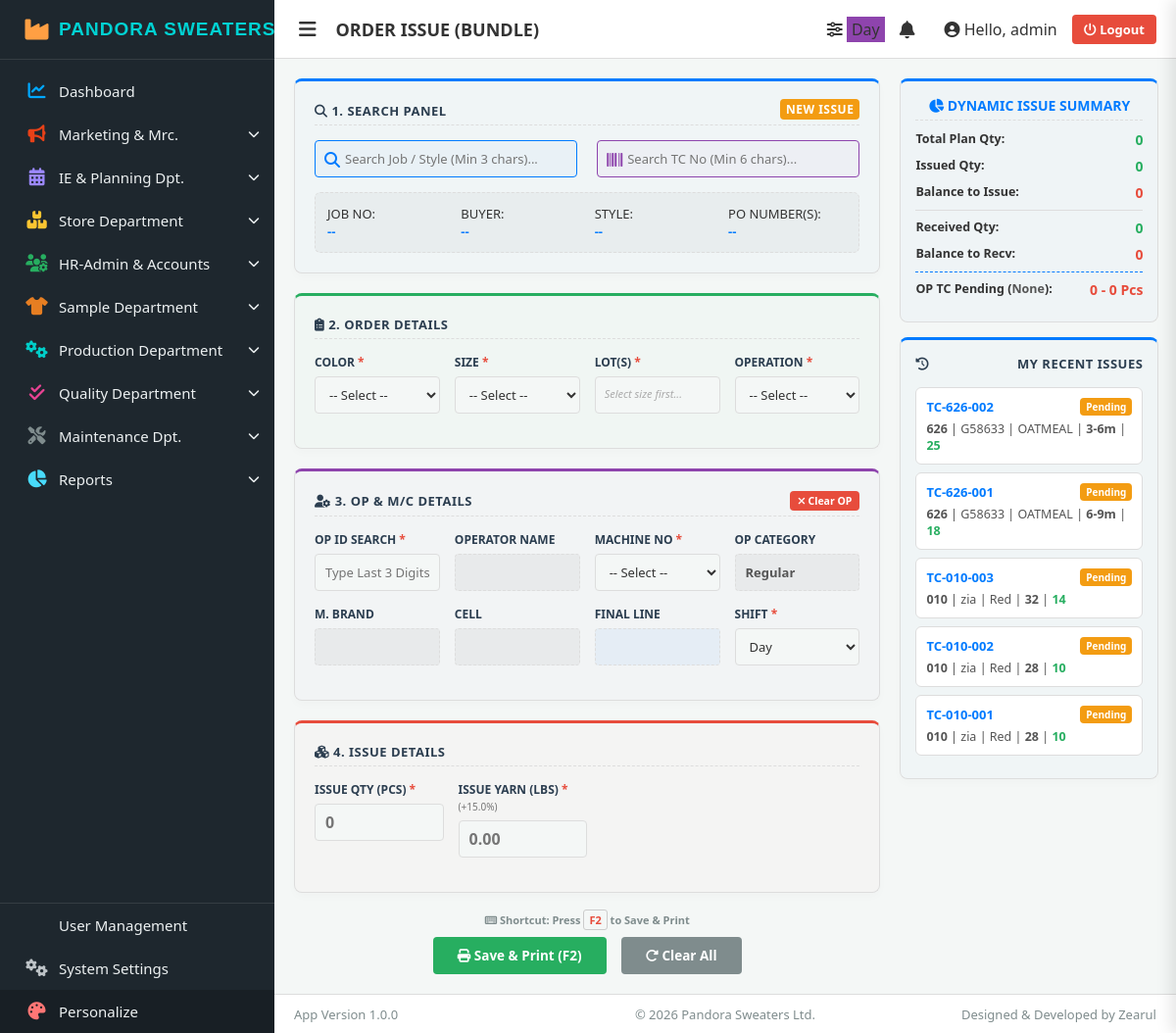
The page /production/knitting/order-issue/ (signed in) on the database as committed earlier.
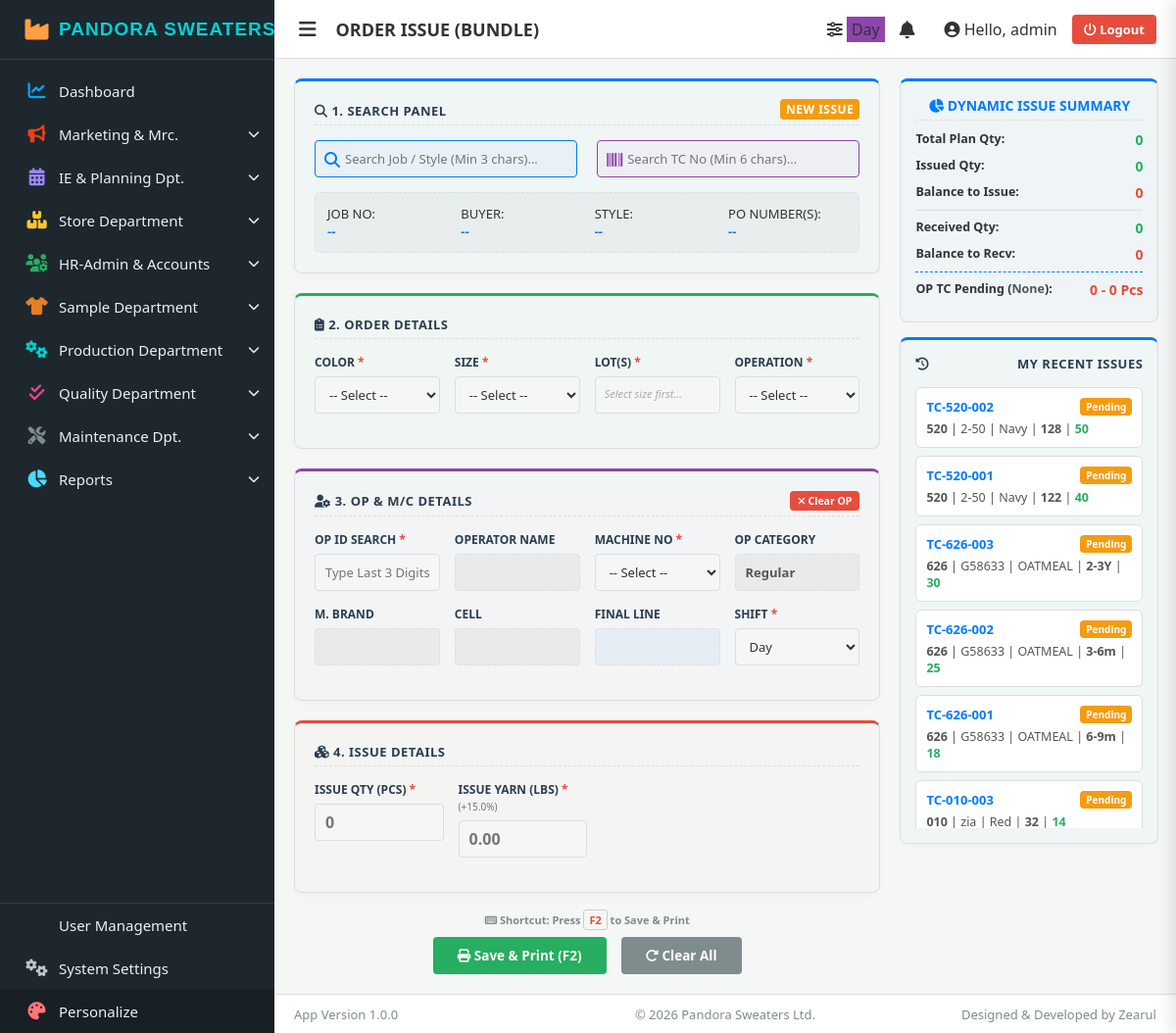
The same page on the database as committed later.
### core/models.py (models this page shows, shortened)
class KnittingIssue(models.Model):
    system_id = models.CharField(max_length=20, unique=True)
    tc_no = models.CharField(max_length=50, unique=True) # Format: TC-102-001
    job_no = models.CharField(max_length=50)
    buyer_name = models.CharField(max_length=100)
    style_no = models.CharField(max_length=100)
    po_no = models.CharField(max_length=100)
    color = models.CharField(max_length=100)
    size = models.CharField(max_length=50)
    lot = models.CharField(max_length=100)
    operation = models.CharField(max_length=100)
    operator = models.ForeignKey(Operator, on_delete=models.SET_NULL, null=True, blank=True)
    machine_no = models.CharField(max_length=50, blank=True, null=True)
    line = models.CharField(max_length=100, blank=True, null=True)
    shift = models.CharField(max_length=20, default='Day')
    issue_qty = models.IntegerField(default=0)
    issue_weight_lbs = models.DecimalField(max_digits=10, decimal_places=2, default=0)
    status = models.CharField(max_length=20, default='Pending') # Pending, Received, Deleted
    delete_reason = models.TextField(blank=True, null=True)
    print_count = models.IntegerField(default=0)
    issued_by = models.ForeignKey(User, on_delete=models.SET_NULL, null=True)
    created_at = models.DateTimeField(auto_now_add=True)
    updated_at = models.DateTimeField(auto_now=True)

### core/views/production/order_issue_views.py (the view)
# urls.py: path('production/knitting/order-issue/', order_issue_entry_view, name='order_issue_entry'),
@login_required(login_url='login')
def order_issue_entry_view(request):
    recent_issues = KnittingIssue.objects.filter(issued_by=request.user).order_by('-id')[:15]
    brand_setting = AppSetting.objects.filter(key='machine_brands').first()
    brands = [b.strip() for b in brand_setting.value.split(',')] if brand_setting else ['Shima', 'Stoll', 'Cixing']
    allowance_setting = AppSetting.objects.filter(key='issue_yarn_allowance_pct').first()
    yarn_allowance = float(allowance_setting.value) if allowance_setting and allowance_setting.value else 2.0
    context = {
        'recent_issues': recent_issues,
        'brands_json': json.dumps(brands),
        'yarn_allowance': yarn_allowance
    }
    return render(request, 'order_issue_entry.html', context)

### core/context_processors.py (called while the page is built)
def global_settings(request):
    settings = AppSetting.objects.all()
    context = {s.key: s.value for s in settings}
    defaults = {
        'factory_name': 'Smart Factory System',
        'app_version': 'Version 1.0.0',
        'copyright_text': '© 2026 Your Company',
        'developer_credit': 'Designed & Developed by Zearul'
    }
    for k, v in defaults.items():
        if k not in context:
            context[k] = v
    return context

### templates/order_issue_entry.html (shortened to what the changed rows need)
{% extends 'base.html' %}
{% block content %}
<div class="layout-wrapper">
    <div class="summary-panel">
        <div class="form-section sec-1" style="padding: 15px;">
            <div class="recent-list">
                {% for issue in recent_issues %}
                <div class="recent-item" onclick="loadTCFromRecent('{{ issue.tc_no }}')">
                    <div class="recent-tc">{{ issue.tc_no }} <span class="recent-badge badge-{{ issue.status|lower }}">{{ issue.status }}</span></div>
                    <div style="color: #555; margin-top: 4px;">
                        <b>{{ issue.job_no|slice:"-3:" }}</b> | {{ issue.style_no|truncatechars:8 }} | {{ issue.color }} | <b>{{ issue.size }}</b> | <b style="color:#27ae60;">{{ issue.issue_qty }}</b>
                    </div>
                </div>
                {% empty %}
                <div style="text-align: center; color: #aaa; font-style: italic; padding: 20px 0;">No recent issues found.</div>
                {% endfor %}
            </div>
        </div>
    </div>
</div>
{% endblock %}

Rows that differ between the two databases and show on the page:
no longer on this page (row unchanged): KnittingIssue: tc_no "TC-010-002", status "Pending", job_no "010", style_no "zia", color "Red", size "28", issue_qty "10"
no longer on this page (row unchanged): KnittingIssue: tc_no "TC-010-001", status "Pending", job_no "010", style_no "zia", color "Red", size "28", issue_qty "10"
added KnittingIssue: tc_no "TC-520-002", status "Pending", job_no "520", style_no "2-50", color "Navy", size "128", issue_qty "50"
added KnittingIssue: tc_no "TC-520-001", status "Pending", job_no "520", style_no "2-50", color "Navy", size "122", issue_qty "40"
added KnittingIssue: tc_no "TC-626-003", status "Pending", job_no "626", style_no "G58633", color "OATMEAL", size "2-3Y", issue_qty "30"
